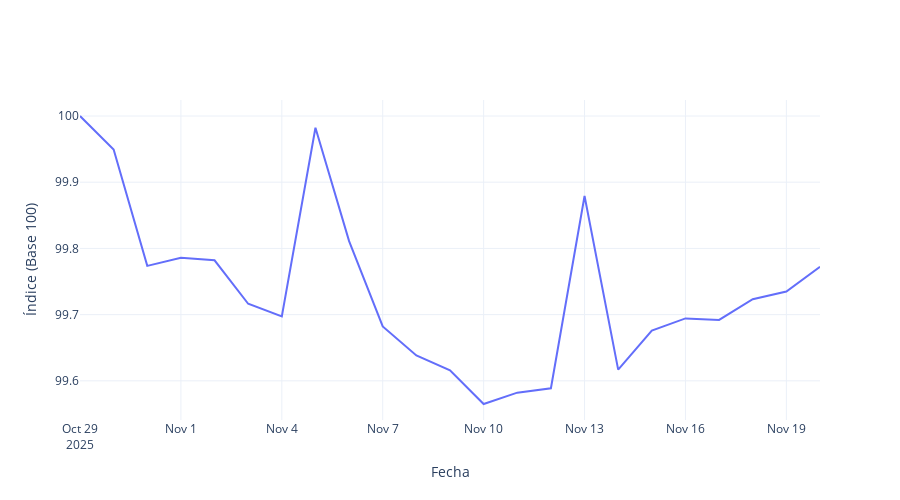

Write notebook code for a chart like this one.
### Code cell
dir_input = Path("data/base100/")
df_combustibles = dir_input / "base_combustibles.xlsx"
df_combustibles = pd.read_excel(df_combustibles)

# Asegurarse de que 'VALOR' esté en formato numérico
df_combustibles["VALOR"] = pd.to_numeric(df_combustibles["VALOR"], errors="coerce")

# Pesos para la división Combustibles
pesos_combustibles = [
    12.210
]

# Normalización
w_combustibles = 12.210  # Peso total de la división

suma_original = sum(pesos_combustibles)
factor = w_combustibles / suma_original
pesos_norm_combustibles = [p * factor for p in pesos_combustibles]

# Crear dataframe de pesos
categorias_combustibles = df_combustibles["CATEGORIA"].unique().tolist()
df_pesos_combustibles = pd.DataFrame({
    "CATEGORIA": categorias_combustibles,
    "PESO": pesos_combustibles,
    "PESO_NORMALIZADO": pesos_norm_combustibles
})

# Convertir los pesos normalizados a una matriz NumPy
w_combustibles = np.array(pesos_norm_combustibles)

# Función de ponderación geométrica
def geom_pond(x, w):
    x = np.array(x)
    return np.exp(np.sum(w * np.log(x)) / np.sum(w))

# Crear el diccionario de IPC por fecha
ipc_combustibles = {}
for fecha in df_combustibles["FECHA"].unique(): 
    valores = df_combustibles[df_combustibles["FECHA"] == fecha]["VALOR"].values
    ipc_combustibles[fecha] = geom_pond(valores, w_combustibles)

# Convertir a una serie final ordenada por fecha
ipc_combustibles = pd.Series(ipc_combustibles)
ipc_combustibles.index = pd.to_datetime(ipc_combustibles.index)
ipc_combustibles = ipc_combustibles.sort_index()

# Concatenar IPC con el dataframe original
df_ipc_combustibles = ipc_combustibles.reset_index()
df_ipc_combustibles.columns = ["FECHA", "VALOR"]
df_ipc_combustibles["CATEGORIA"] = "Índice Combustibles"

# Concatenar datos originales con el IPC
df_combustibles = pd.concat([df_combustibles, df_ipc_combustibles], ignore_index=True)

# Crear el gráfico de IPC de Combustibles
fig = go.Figure()
fig.add_trace(go.Scatter(
    x=ipc_combustibles.index,
    y=ipc_combustibles.values,
    mode="lines",
    name="Índice (Base 100)",
    line=dict(width=2)
))

fig.update_layout(
    title=None,
    xaxis_title="Fecha",
    yaxis_title="Índice (Base 100)",
    template="plotly_white",
    hovermode="x unified",
    width=900,
    height=500
)

fig.show()
fig.write_image("results/indice_combustibles.pdf")

### Figure 1 — Plotly figure (JSON) as saved in the notebook; plotly's stock layout.template omitted (floating-point values rounded to 4 significant figures)
{"data": [{"line": {"width": 2}, "mode": "lines", "name": "Índice (Base 100)", "type": "scatter", "x": ["2025-10-29T00:00:00", "2025-10-30T00:00:00", "2025-10-31T00:00:00", "2025-11-01T00:00:00", "2025-11-02T00:00:00", "2025-11-03T00:00:00", "2025-11-04T00:00:00", "2025-11-05T00:00:00", "2025-11-06T00:00:00", "2025-11-07T00:00:00", "2025-11-08T00:00:00", "2025-11-09T00:00:00", "2025-11-10T00:00:00", "2025-11-11T00:00:00", "2025-11-12T00:00:00", "2025-11-13T00:00:00", "2025-11-14T00:00:00", "2025-11-15T00:00:00", "2025-11-16T00:00:00", "2025-11-17T00:00:00", "2025-11-18T00:00:00", "2025-11-19T00:00:00", "2025-11-20T00:00:00"], "y": [100.0, 99.95, 99.77, 99.79, 99.78, 99.72, 99.7, 99.98, 99.81, 99.68, 99.64, 99.62, 99.56, 99.58, 99.59, 99.88, 99.62, 99.68, 99.69, 99.69, 99.72, 99.73, 99.77]}], "layout": {"height": 500, "hovermode": "x unified", "title": {}, "width": 900, "xaxis": {"title": {"text": "Fecha"}}, "yaxis": {"title": {"text": "Índice (Base 100)"}}}}
